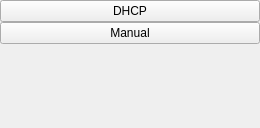
<?xml version="1.0" encoding="UTF-8"?>
<ui version="4.0">
 <class>SettingConfigureNetworkListActions</class>
 <widget class="QWidget" name="SettingConfigureNetworkListActions">
  <property name="geometry">
   <rect>
    <x>0</x>
    <y>0</y>
    <width>260</width>
    <height>128</height>
   </rect>
  </property>
  <property name="maximumSize">
   <size>
    <width>260</width>
    <height>128</height>
   </size>
  </property>
  <property name="windowTitle">
   <string>Form</string>
  </property>
  <property name="styleSheet">
   <string notr="true"/>
  </property>
  <layout class="QVBoxLayout" name="verticalLayout">
   <property name="spacing">
    <number>0</number>
   </property>
   <property name="margin">
    <number>0</number>
   </property>
   <item>
    <widget class="QWidget" name="SettingConfigureNetworkListActionsCont" native="true">
     <property name="sizePolicy">
      <sizepolicy hsizetype="Preferred" vsizetype="Fixed">
       <horstretch>0</horstretch>
       <verstretch>0</verstretch>
      </sizepolicy>
     </property>
     <layout class="QVBoxLayout" name="verticalLayout_2">
      <property name="spacing">
       <number>0</number>
      </property>
      <property name="margin">
       <number>0</number>
      </property>
      <item>
       <widget class="QPushButton" name="DHCPBtn">
        <property name="sizePolicy">
         <sizepolicy hsizetype="Expanding" vsizetype="Expanding">
          <horstretch>0</horstretch>
          <verstretch>0</verstretch>
         </sizepolicy>
        </property>
        <property name="styleSheet">
         <string notr="true"/>
        </property>
        <property name="text">
         <string>DHCP</string>
        </property>
       </widget>
      </item>
      <item>
       <widget class="QPushButton" name="manualBtn">
        <property name="sizePolicy">
         <sizepolicy hsizetype="Expanding" vsizetype="Expanding">
          <horstretch>0</horstretch>
          <verstretch>0</verstretch>
         </sizepolicy>
        </property>
        <property name="text">
         <string>Manual</string>
        </property>
       </widget>
      </item>
     </layout>
    </widget>
   </item>
   <item>
    <spacer name="verticalSpacer_2">
     <property name="orientation">
      <enum>Qt::Vertical</enum>
     </property>
     <property name="sizeType">
      <enum>QSizePolicy::Expanding</enum>
     </property>
     <property name="sizeHint" stdset="0">
      <size>
       <width>20</width>
       <height>5</height>
      </size>
     </property>
    </spacer>
   </item>
  </layout>
 </widget>
 <resources/>
 <connections/>
</ui>
